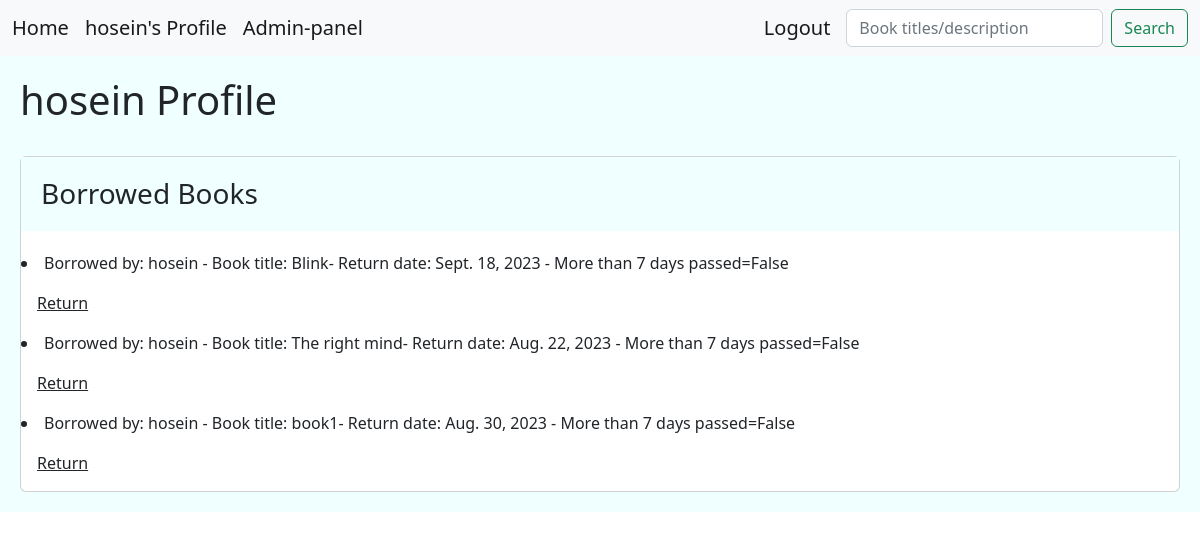
The app's page /users/12/ (signed in), older data.
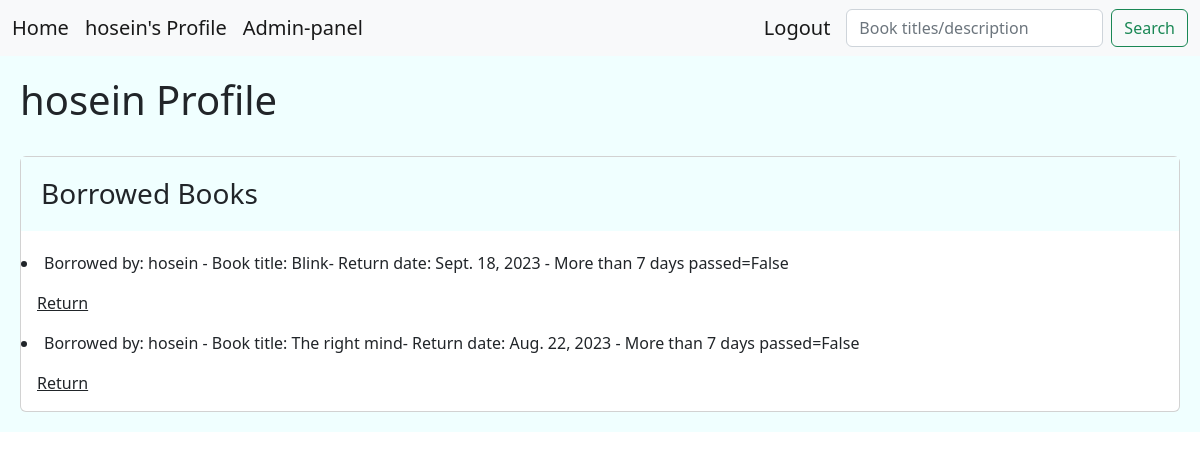
The same page, newer data.
### library/models.py (models this page shows, shortened)
class BorrowedBook(models.Model):
    user = models.ForeignKey(User, on_delete=models.CASCADE)
    book = models.ForeignKey(Books, on_delete=models.CASCADE)
    borrow_date = models.DateField()
    return_date = models.DateField(null=True, blank=True)
    date_check = models.BooleanField(default=False) #say how many days left

class Books(models.Model):
    title = models.CharField(max_length=100)
    description = models.TextField(null=True)
    price = models.DecimalField(max_digits=6 , decimal_places=2, default=0.00)
    shabak = models.CharField(max_length=150,null=True)
    copies_available = models.PositiveIntegerField(default=4)
    genre = models.ForeignKey('Genre', on_delete=models.SET_NULL, null=True)
    author = models.ForeignKey('Author', on_delete=models.SET_NULL, null=True)
    def __str__(self):
        return self.title

### account/models.py (models this page shows, shortened)
class CustomUser(AbstractBaseUser):
    MEMBERSHIP_NORMAL = 'N'
    MEMBERSHIP_VIP = 'V'
    MEMBERSHIP_CHOICES = [
        (MEMBERSHIP_NORMAL,'Normal'),
        (MEMBERSHIP_VIP,'VIP'),
    ]
    full_name = models.CharField(max_length=100,unique=True,null=True)
    email = models.EmailField(unique=True)
    expiration_date = models.DateField(null=True)
    membership = models.CharField(max_length=1, choices= MEMBERSHIP_CHOICES, default= MEMBERSHIP_NORMAL)
    phone = models.CharField(max_length=11, unique=True, null=True)
    is_active = models.BooleanField(default=True)
    is_admin = models.BooleanField(default=False)
    objects = UserManager()
    USERNAME_FIELD = 'phone'
    REQUIRED_FIELDS = ['email','password','full_name',]#['email',] #required fields when making a user in shell by createsuper user
    def __str__(self):
        return self.email

### library/views.py (the view)
# urls.py: path('users/<int:user_id>/',views.UserProfile.as_view(), name='user'),
class UserProfile(LoginRequiredMixin,View):
    template_class = 'library/user_profile.html'
    def dispatch(self, request,user_id):
        if user_id != request.user.id:
            messages.error(request, 'No cheating!', 'danger')
            return redirect('library:home')
        return super().dispatch(request, user_id)
    def get(self,request, user_id):
        user = User.objects.get(id=user_id)
        borrowed_books = BorrowedBook.objects.filter(user=user.id)
        for i in borrowed_books:
            if date.today()-i.borrow_date >= timedelta(days=7):
                i.date_check = True
            else:
                i.date_check = False
                i.save()
                continue
        return render(request,self.template_class,{'borrowed_books': borrowed_books,'user':user})

### library/templates/library/user_profile.html (shortened to what this page needs)
<!DOCTYPE html>
<html lang="en">
<head>
    <link href="https://cdn.jsdelivr.net/npm/bootstrap@5.2.0-beta1/dist/css/bootstrap.min.css" rel="stylesheet">
</head>
<body>
{% include 'include/navbar.html' %}
<div class="jumbotron">
    {% block content %} <H1> {{ request.user.full_name }} Profile </H1>
     <br/>
    <div class="card">
        <h3 class="card-title jumbotron">Borrowed Books</h3>
    {% for i in borrowed_books %}
    <li> Borrowed by: {{i.user.full_name}} - Book title: {{i.book}}- Return date: {{i.return_date}} - More than 7 days passed={{i.date_check}}</li>
    <a class="card-body" href="{% url 'library:return' i.id  %}" >Return</a>
    {% endfor %}
    {% endblock %}
</div>
</body>
</html>

Row changes from the older to the newer data that the page shows:
removed BorrowedBook: user.full_name "hosein", book "book1", return_date "Aug. 30, 2023", date_check "False"
